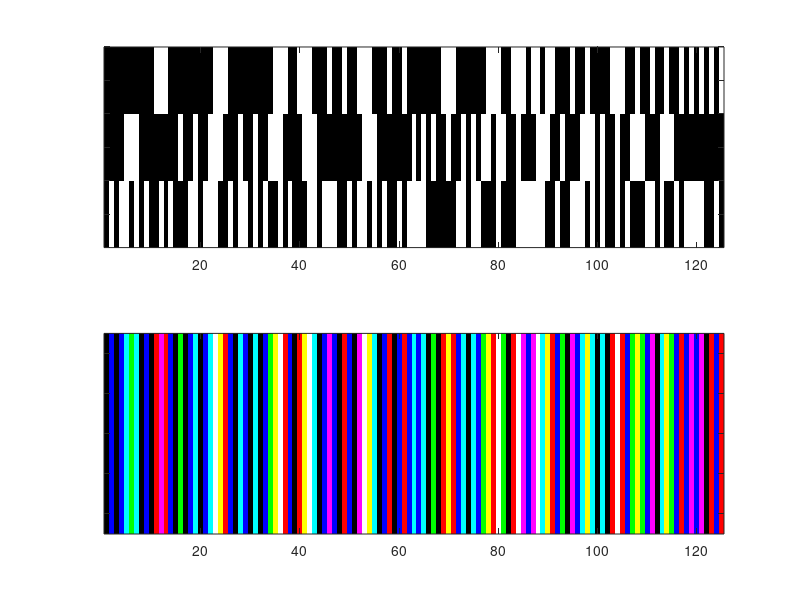
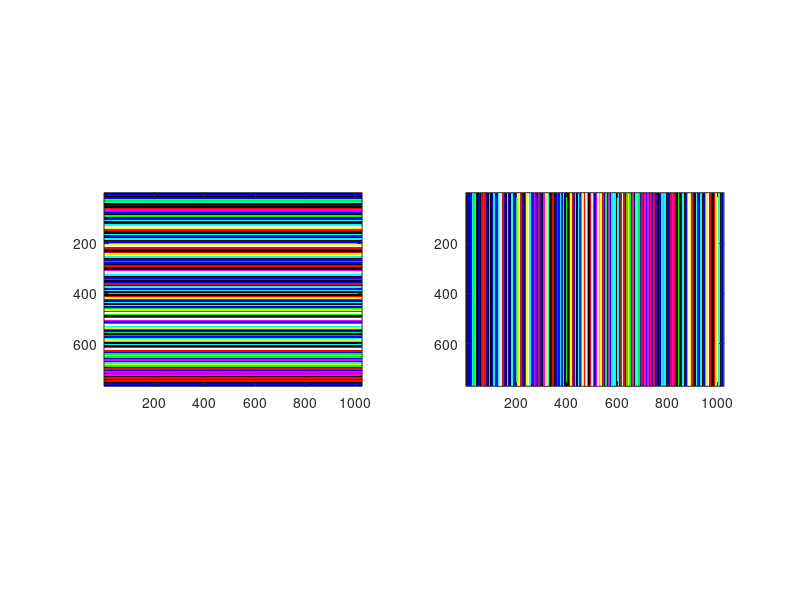

Recreate these plots in MATLAB, in order.
function P = deBruijn(width,height,stripeSize,plotResults)

% DEBRUIJN Generates real-time shape acquisition patterns.
%    This routine uses the method described by Zhang et al. to 
%    create color structured light patterns for real-time
%    shape acquisition. The individual color channels consist 
%    of binary sequences generated from a de Bruijn sequence.
%
%    The de Bruijn sequences are obtained from: 
%       http://theory.cs.uvic.ca/gen/neck.html.
%
% Douglas Lanman and Gabriel Taubin 
% Brown University
% 18 May 2009

% Define width and height of output pattern.
if ~exist('width','var') || ~exist('height','var')
   width  = 1024;
   height = 768;
end

% Select strip size (in final projected patterns).
if ~exist('stripeSize','var')
   stripeSize = [6 6]; % [height width]
end

% Enable/disable plotting routines.
if ~exist('plotResults','var')
   plotResults = true;
end

% Define de Bruijn sequence (for k = 5, n = 3).
S = ['0001002003004011012013014',...
     '0210220230240310320330340',...
     '4104204304411121131141221',...
     '2312413213313414214314422',...
     '2322423323424324433343444'];
dB = str2num(S')'+1;

% Define XOR patterns (i.e., allowed color transitions).
D = [0 0 1;...
     0 1 0;...
     0 1 1;...
     1 0 0;...
     1 0 1];

% Define the initial color (in output sequence).
C0 = [0 0 0];

% Create a color sequence from the de Bruijn sequence.
C = zeros(length(dB),3);
C(1,:) = C0;
for i = 1:(length(dB)-1)
   C(i+1,:) = xor(C(i,:),D(dB(i),:));
end

% Create a structured light pattern (with horizontal stripes).
CC = cat(3,C(:,1)',C(:,2)',C(:,3)');
nStripes = ceil([height width]./stripeSize);
nCopies = ceil(nStripes./length(dB));
CR{1} = repmat(CC,[1 nCopies(1) 1]);
P{1} = reshape(repmat(CR{1},[stripeSize(1) 1 1]),[stripeSize(1)*size(CR{1},2) 1 3]);
P{1} = P{1}(1:height,:,:);
P{1} = uint8(255*repmat(P{1},[1 width 1]));

% Create a structured light pattern (with vertical stripes).
CR{2} = repmat(CC,[1 nCopies(2) 1]);
P{2} = reshape(repmat(CR{2},[stripeSize(2) 1 1]),[1 stripeSize(2)*size(CR{2},2) 3]);
P{2} = P{2}(1,1:width,:);
P{2} = uint8(255*repmat(P{2},[height 1 1]));

% Display results (if enabled).
% Note: Compare to Figure 4 from Zhang et al.
if plotResults
   figure(1); subplot(2,1,1); imagesc(C'); colormap(gray); set(gca,'YTickLabel',[]);
   figure(1); subplot(2,1,2); imagesc(CC); colormap(gray); set(gca,'YTickLabel',[]);
   figure(2); subplot(1,2,1); imagesc(P{1}); axis image;
   figure(2); subplot(1,2,2); imagesc(P{2}); axis image;
end